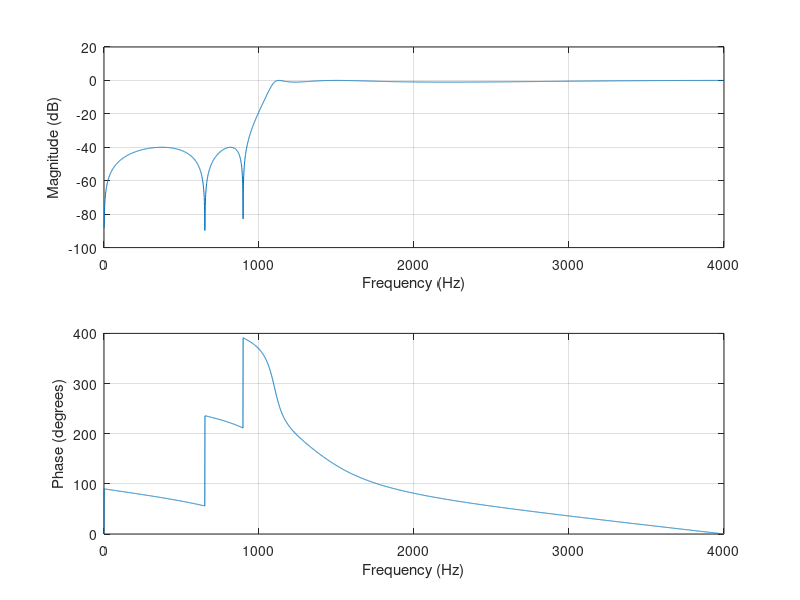
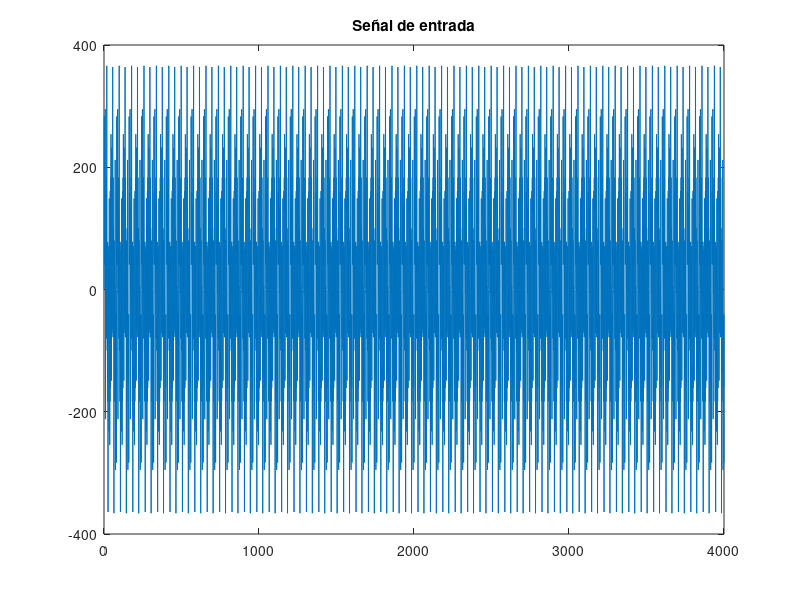

The MATLAB script that drew these images, in order:
pkg load signal

% caso: 'ruido' o 'senos'
caso = 'senos';

fs = 8000;
fmax = fs/2;
N = 4000;

% Diseño del filtro pasaaltos IIR (elíptico) 
rp = 1;       % rizado en banda de paso (dB)
rs = 40;      % atenuación en banda de rechazo (dB)
fp = 1100;    % borde de la banda de paso (Hz)
fr = 900;     % borde de la banda de rechazo (Hz)
[order, Wn] = ellipord(fp/fmax, fr/fmax, rp, rs);
printf('Orden del filtro: %d\n', order);
[b, a] = ellip(order, rp, rs, Wn, 'high');
figure; freqz(b, a, 4096, fs);

% Verificación numérica
[h, f] = freqz(b, a, 4096, fs);
H = 20*log10(abs(h));
printf('Atenuación máxima hasta 900 Hz: %.1f dB\n', max(H(f <= fr)));

% Genera filter.h
[z, p, g] = ellip(order, rp, rs, Wn, 'high');
sos = zp2sos(z, p, g);
fid = fopen('filter.h', 'w');
fprintf(fid, '#define NUM_SECTIONS %d\n\n', rows(sos));
fprintf(fid, 'float b[NUM_SECTIONS][3]={\n');
for i = 1:rows(sos)
  fprintf(fid, '{%.12e, %.12e, %.12e},\n', sos(i,1), sos(i,2), sos(i,3));
end
fprintf(fid, '};\n');
fprintf(fid, 'float a[NUM_SECTIONS][2]={\n');
for i = 1:rows(sos)
  fprintf(fid, '{%.12e, %.12e},\n', sos(i,5), sos(i,6));
end
fprintf(fid, '};\n');
fclose(fid);

% Señal de entrada 
if strcmp(caso, 'ruido')
  x = round(1000*(1 - 2*rand(1, N)));
else
  freq_range = [200 600 1500 2500 3500];
  n = 0:N-1;
  x = zeros(1, N);
  for k = 1:length(freq_range)
    x = x + round(100*sin(2*pi*n*freq_range(k)/fs));
  end
end
figure; plot(x); title('Señal de entrada');

% Genera signal.h 
fid = fopen('signal.h', 'w');
fprintf(fid, '#define LINE_ELEMENTS %d\n\n', length(x));
fprintf(fid, 'short signal[LINE_ELEMENTS]={');
fprintf(fid, '%d, ', x(1:end-1));
fprintf(fid, '%d};\n', x(end));
fclose(fid);

save('entrada.mat', 'x');
